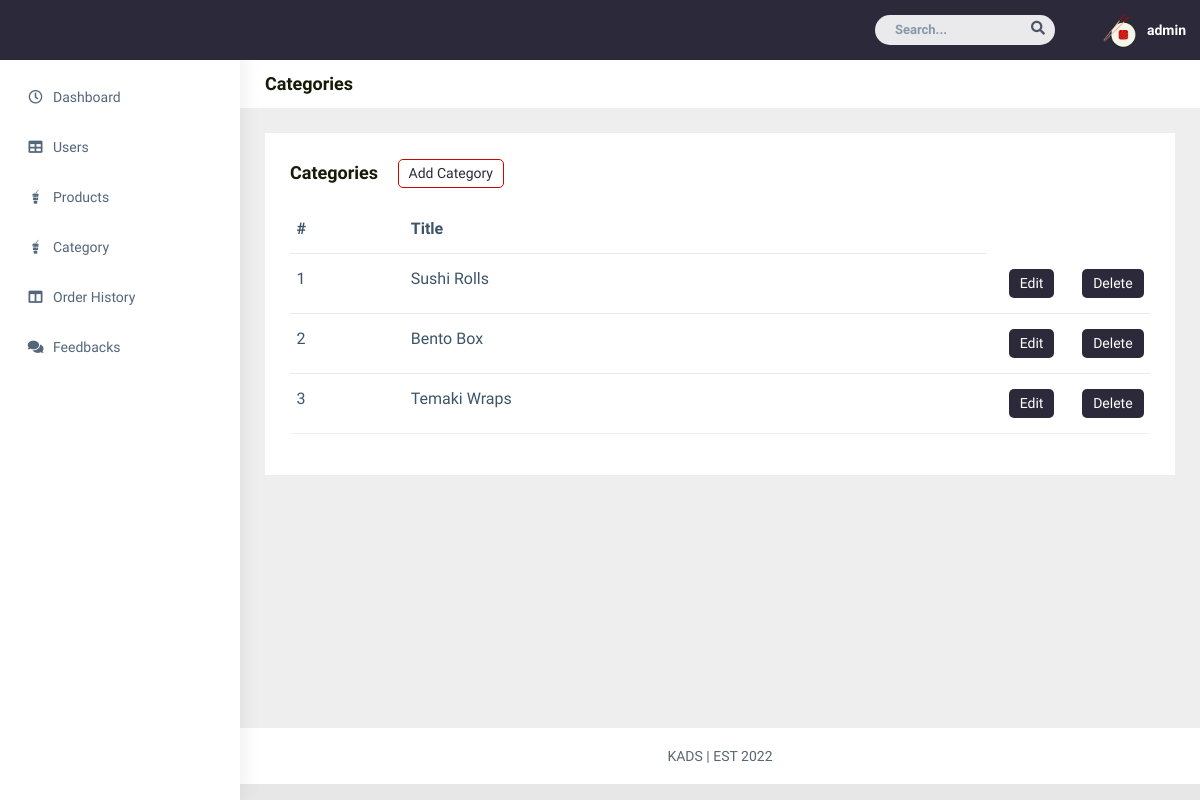
Before: /admin/category.php (signed in) with the older database file.
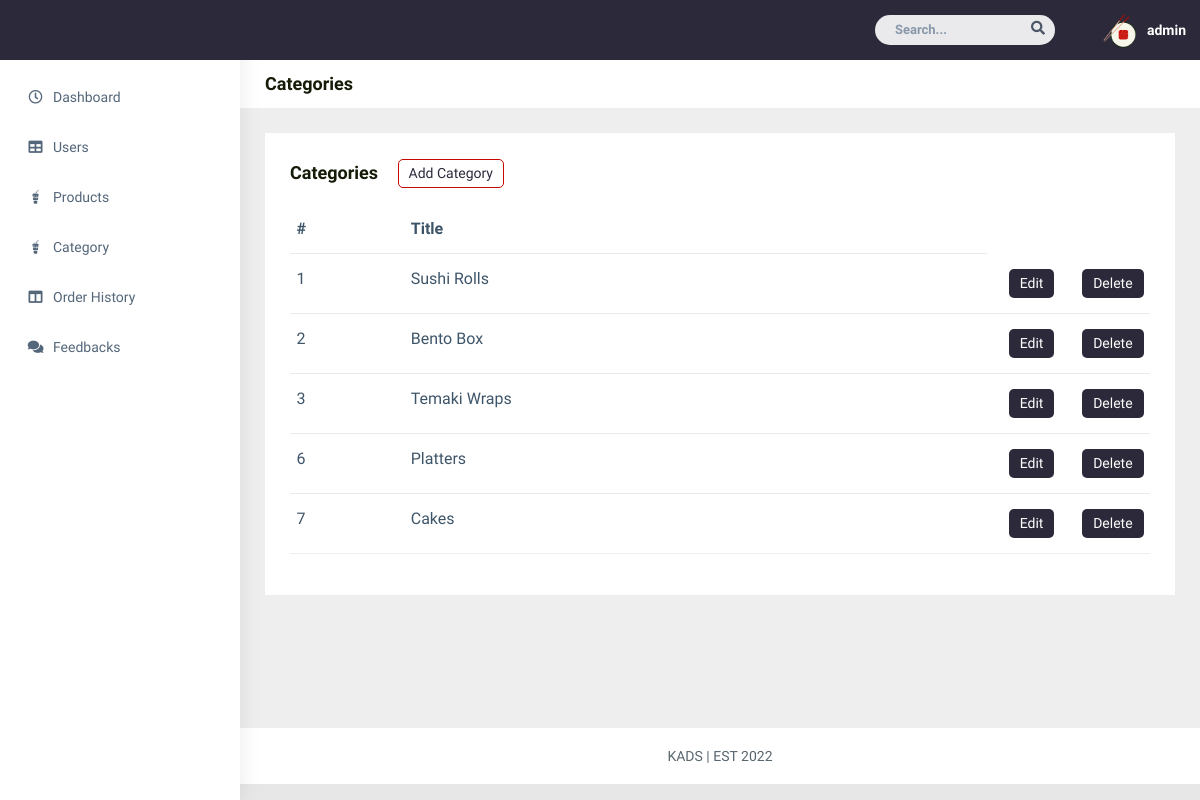
After: the same page with the newer database file.
### tables this page shows
CREATE TABLE `categories` (
  `id` int(11) NOT NULL,
  `categoryName` varchar(255) DEFAULT NULL
);

### admin/category.php (the view, shortened to what this page needs)
<?php
    if (!isset($_SESSION["loggedin"]) && !isset($_SESSION['role'])){
        header("location: ../admin.php");
        exit;
    } else if (isset($_SESSION["loggedin"]) && $_SESSION["loggedin"] === true && $_SESSION["role"] === 2) {
        header("location: ../cashier/index.php");
        exit;
    } else {
    include "../conn.php";
    $username = $_SESSION['username'];
    $query="SELECT * FROM categories";
    $result=mysqli_query($conn,$query);
    ?>
<!DOCTYPE html>
<html dir="ltr" lang="en">
<head>
    <link href="../css/style.min.css" rel="stylesheet">
    <link href="../css/pagestyles.css" rel="stylesheet">
</head>
<body>
    <div id="main-wrapper" data-layout="vertical" data-navbarbg="skin5" data-sidebartype="full"
        data-sidebar-position="absolute" data-header-position="absolute" data-boxed-layout="full">
        <header class="topbar" data-navbarbg="skin5">
            <nav class="navbar top-navbar navbar-expand-md navbar-dark">
                <div class="navbar-collapse collapse" id="navbarSupportedContent" data-navbarbg="skin5">
                    <ul class="navbar-nav ms-auto d-flex align-items-center">
                        <li class=" in">
                            <form role="search" class="app-search d-none d-md-block me-3">
                                <input type="text" placeholder="Search..." class="form-control mt-0">
                                <a href="" class="active">
                                    <i class="fa fa-search"></i>
                                </a>
                            </form>
                        </li>
                        <li>
                            <a class="profile-pic" href="#">
                            <div class="dropdown">
                            <img src="../img/logo.png" alt="user-img" width="36"
                                class="img-circle"><span class="text-white font-medium"><?php echo $username ?></span></a>
                            </div>
                </div>
        <aside class="left-sidebar" data-sidebarbg="skin6">
            <div class="scroll-sidebar">
                <nav class="sidebar-nav">
                    <ul id="sidebarnav">
                        <li class="sidebar-item pt-2">
                            <a class="sidebar-link waves-effect waves-dark sidebar-link" href="dashboard.php"
                                aria-expanded="false">
                                <i class="far fa-clock" aria-hidden="true"></i>
                                <span class="hide-menu">Dashboard</span>
                            </a>
                        </li>
                        <li class="sidebar-item">
                            <a class="sidebar-link waves-effect waves-dark sidebar-link" href="users.php"
                                aria-expanded="false">
                                <i class="fa fa-table" aria-hidden="true"></i>
                                <span class="hide-menu">Users</span>
                            </a>
                        </li>
                        <li class="sidebar-item">
                            <a class="sidebar-link waves-effect waves-dark sidebar-link" href="products.php"
                                aria-expanded="false">
                                <i class="fab fa-gulp" aria-hidden="true"></i>
                                <span class="hide-menu">Products</span>
                            </a>
                        </li>
                        <li class="sidebar-item">
                            <a class="sidebar-link waves-effect waves-dark sidebar-link" href="category.php"
                                aria-expanded="false">
                                <i class="fab fa-gulp" aria-hidden="true"></i>
                                <span class="hide-menu">Category</span>
                            </a>
                        </li>
                        <li class="sidebar-item">
                            <a class="sidebar-link waves-effect waves-dark sidebar-link" href="order-history.php"
                                aria-expanded="false">
                                <i class="fa fa-columns" aria-hidden="true"></i>
                                <span class="hide-menu">Order History</span>
                            </a>
                        </li>
                        <li class="sidebar-item">
                            <a class="sidebar-link waves-effect waves-dark sidebar-link" href="feedbacks.php"
                                aria-expanded="false">
                                <i class="fa fa-comments" aria-hidden="true"></i>
                                <span class="hide-menu">Feedbacks</span>
                            </a>
                        </li>
                    </ul>
                </nav>
            </div>
        </aside>
        <div class="page-wrapper">
            <div class="page-breadcrumb bg-white">
                <div class="row align-items-center">
                    <div class="col-lg-3 col-md-4 col-sm-4 col-xs-12">
                    <h4 class="page-title">Categories</h4>
                    </div>
                </div>
            </div>
            <div class="container-fluid">
                <div class="row">
                    <div class="col-sm-12">
                        <div class="white-box">
                            <h3 class="box-title">Categories
                            <a href="add-category.php"><button class="btn btn-border">
                                Add Category
                            </button></a>
                            </h3>
                            <div class="table-responsive">
                                <table class="table text-nowrap">
                                    <thead>
                                        <tr>
                                            <th class="border-top-0">#</th>
                                            <th class="border-top-0">Title</th>
                                        </tr>
                                    </thead>
                                    <?php
                                        if(mysqli_num_rows($result) > 0) {
                                            while($row = mysqli_fetch_assoc($result)){
                                        ?>
                                    <tbody>
                                        <tr>
                                            <td><?php echo $row['id']; ?></td>
                                            <td><?php echo $row['categoryName']; ?></td>
                                            <td class="col-1">
                                            <a  class="btn btn-solid" href="edit-category.php?edit=<?php echo $row['id']; ?>">Edit</a>
                                            </td>
                                            <td class="col-1">
                                            <a class="btn btn-solid" href="delete-category.php?id=<?php echo $row['id']; ?>">Delete</a>
                                            </td>
                                        </tr>
                                        <?php
                                            }
                                        } else {
                                            ?>
                                            <tr>
                                            <td colspan="3">No Records Found</td>
                                            </tr>
                                        <?php
                                        }
                                        ?>
                                    </tbody>
                                </table>
                            </div>
                        </div>
                    </div>
                </div>
            </div>
            <footer class="footer text-center">
                KADS | EST 2022
            </footer>
        </div>
</body>
</html>
<?php } ?>

### css/pagestyles.css (style rules this page uses)
body { font: 14px sans-serif; background-color: #e7e7e7; color: #141C07; }
.btn-border { background-color: #fff; color: #2C2A3A; border: 1px solid #C70800; border-radius: 5px; padding: 3px 10px; margin-left: 15px; }
.btn-solid { background-color: #2C2A3A; color: #fff; border-radius: 5px; padding: 3px 10px; margin-left: 15px; }

### admin/category.php (style rules this page uses)
* { font-family: "Readex Pro"; }
.dropdown { position: relative; display: inline-block; font-family: "Readex Pro"; }

Changed rows visible on the page:
added categories: id "6", categoryName "Platters"
added categories: id "7", categoryName "Cakes"
